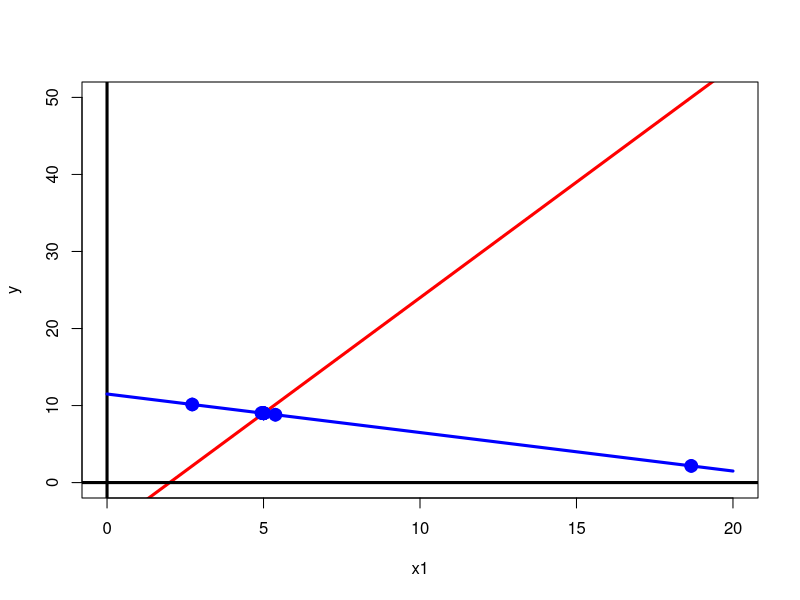

Here is the R script that generated this plot:
#e) Utilizando o método de Gauss-Seidel, realize dez iterações, marque os valores em um gráfico igual ao elaborado na letra a) e apresente-os em uma tabela.

require(pracma)

f1<-function(x1){3*x1-6}
f2<-function(x2){(23-x2)/2}

plot(f1,0,20,lwd = 3,col="red",ylab="y",xlab="x1",ylim=c(0,50))
abline(h=0,v=0,lwd=3)
curve((23-x)/2,from=0,to=20,lwd=3,col="blue",add=TRUE)

A<-matrix(c(3,-1,1,2),nrow= 2,ncol=2,byrow=TRUE)
b<-c(6, 23)

start<-c(20,50)
resultados<-matrix(,ncol=2,nrow=10)
for ( i in 1:10){
a<-itersolve(A,b, start, method = "Gauss-Seidel", nmax=i)
resultados[i,1]<-a$x[1]
resultados[i,2]<-a$x[2]
points(resultados[i,1],resultados[i,2],pch=10,col="blue",lwd=6)
}

resultados